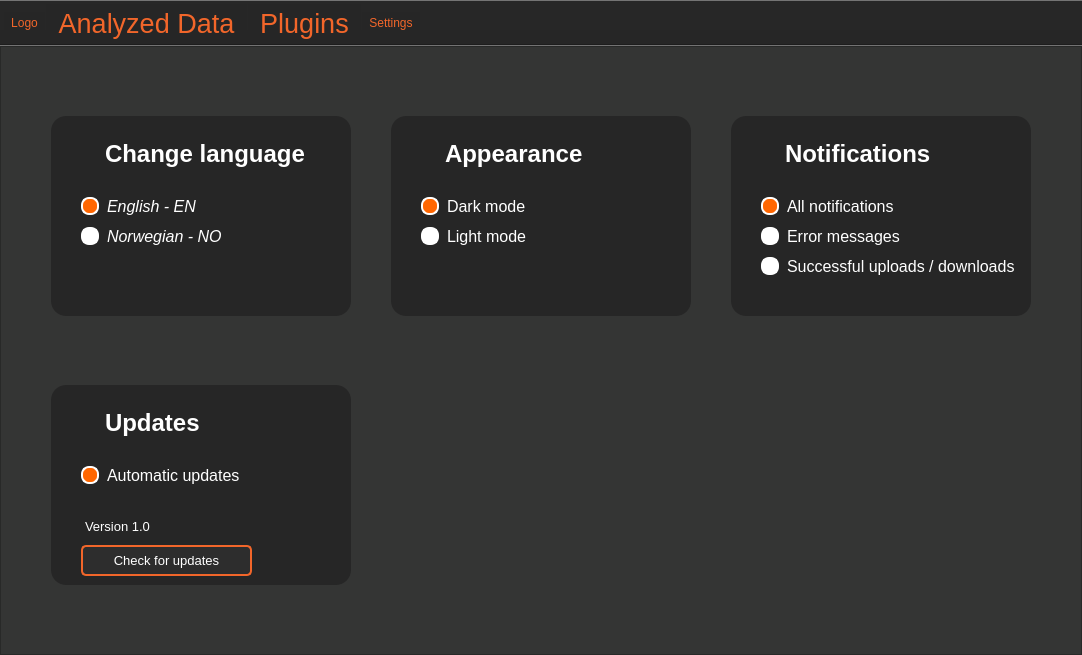
<?xml version="1.0" encoding="UTF-8"?>
<ui version="4.0">
 <class>MainWindow</class>
 <widget class="QMainWindow" name="MainWindow">
  <property name="geometry">
   <rect>
    <x>0</x>
    <y>0</y>
    <width>1082</width>
    <height>655</height>
   </rect>
  </property>
  <property name="windowTitle">
   <string>MainWindow</string>
  </property>
  <widget class="QWidget" name="centralwidget">
   <layout class="QVBoxLayout" name="verticalLayout">
    <property name="spacing">
     <number>0</number>
    </property>
    <property name="leftMargin">
     <number>0</number>
    </property>
    <property name="topMargin">
     <number>0</number>
    </property>
    <property name="rightMargin">
     <number>0</number>
    </property>
    <property name="bottomMargin">
     <number>0</number>
    </property>
    <item>
     <widget class="QFrame" name="frame">
      <property name="layoutDirection">
       <enum>Qt::LeftToRight</enum>
      </property>
      <property name="styleSheet">
       <string notr="true">background-color: rgb(52, 53, 52);</string>
      </property>
      <property name="frameShape">
       <enum>QFrame::StyledPanel</enum>
      </property>
      <property name="frameShadow">
       <enum>QFrame::Raised</enum>
      </property>
      <layout class="QGridLayout" name="gridLayout">
       <property name="leftMargin">
        <number>50</number>
       </property>
       <property name="topMargin">
        <number>60</number>
       </property>
       <property name="rightMargin">
        <number>50</number>
       </property>
       <property name="bottomMargin">
        <number>60</number>
       </property>
       <property name="horizontalSpacing">
        <number>40</number>
       </property>
       <property name="verticalSpacing">
        <number>60</number>
       </property>
       <item row="0" column="2">
        <widget class="QFrame" name="frameNotifications">
         <property name="sizePolicy">
          <sizepolicy hsizetype="Fixed" vsizetype="Fixed">
           <horstretch>0</horstretch>
           <verstretch>0</verstretch>
          </sizepolicy>
         </property>
         <property name="minimumSize">
          <size>
           <width>300</width>
           <height>200</height>
          </size>
         </property>
         <property name="maximumSize">
          <size>
           <width>300</width>
           <height>200</height>
          </size>
         </property>
         <property name="styleSheet">
          <string notr="true">QFrame {
    background-color: #262626;
    border-radius: 15px;
}
</string>
         </property>
         <property name="frameShape">
          <enum>QFrame::StyledPanel</enum>
         </property>
         <property name="frameShadow">
          <enum>QFrame::Raised</enum>
         </property>
         <widget class="QPlainTextEdit" name="plainTextNotifications">
          <property name="geometry">
           <rect>
            <x>50</x>
            <y>20</y>
            <width>161</width>
            <height>41</height>
           </rect>
          </property>
          <property name="font">
           <font>
            <family>Arial</family>
            <pointsize>18</pointsize>
            <weight>75</weight>
            <bold>true</bold>
           </font>
          </property>
          <property name="styleSheet">
           <string notr="true">color: rgb(255, 255, 255);</string>
          </property>
          <property name="verticalScrollBarPolicy">
           <enum>Qt::ScrollBarAlwaysOff</enum>
          </property>
          <property name="horizontalScrollBarPolicy">
           <enum>Qt::ScrollBarAlwaysOff</enum>
          </property>
          <property name="plainText">
           <string>Notifications</string>
          </property>
         </widget>
         <widget class="QLabel" name="labelBell">
          <property name="geometry">
           <rect>
            <x>26</x>
            <y>26</y>
            <width>24</width>
            <height>24</height>
           </rect>
          </property>
          <property name="styleSheet">
           <string notr="true">image: url(:/bell/BellVector.svg);</string>
          </property>
          <property name="text">
           <string/>
          </property>
         </widget>
         <widget class="QRadioButton" name="radioButtonAllNotifications">
          <property name="geometry">
           <rect>
            <x>30</x>
            <y>80</y>
            <width>141</width>
            <height>21</height>
           </rect>
          </property>
          <property name="font">
           <font>
            <family>Arial</family>
            <pointsize>12</pointsize>
            <italic>false</italic>
           </font>
          </property>
          <property name="styleSheet">
           <string notr="true">QRadioButton::indicator {
    width: 14px;
    height: 14px;
    border-radius: 8px;
    border: 2px solid #FFFFFF;
    background-color: #FFFFFF;
}

/* Checked state */
QRadioButton::indicator:checked {
    background-color: #FF6600;
    border: 2px solid #FFFFFF; 
}

/* Hover */
QRadioButton::indicator:hover {
    background-color: #D3D3D3;
}

/* Hover for checked state */
QRadioButton::indicator:checked:hover {
    background-color: #FF6600;
}

/* Radio button text */
QRadioButton {
    spacing: 8px;
    color: #FFFFFF;
	background-color: #262626;
}
</string>
          </property>
          <property name="text">
           <string>All notifications</string>
          </property>
          <property name="iconSize">
           <size>
            <width>20</width>
            <height>20</height>
           </size>
          </property>
          <property name="checked">
           <bool>true</bool>
          </property>
         </widget>
         <widget class="QRadioButton" name="radioButtonErrorMessages">
          <property name="geometry">
           <rect>
            <x>30</x>
            <y>110</y>
            <width>151</width>
            <height>21</height>
           </rect>
          </property>
          <property name="font">
           <font>
            <family>Arial</family>
            <pointsize>12</pointsize>
            <italic>false</italic>
           </font>
          </property>
          <property name="styleSheet">
           <string notr="true">QRadioButton::indicator {
    width: 14px;
    height: 14px;
    border-radius: 8px;
    border: 2px solid #FFFFFF;
    background-color: #FFFFFF;
}

/* Checked state */
QRadioButton::indicator:checked {
    background-color: #FF6600;
    border: 2px solid #FFFFFF; 
}

/* Hover */
QRadioButton::indicator:hover {
    background-color: #D3D3D3;
}

/* Hover for checked state */
QRadioButton::indicator:checked:hover {
    background-color: #FF6600;
}

/* Radio button text */
QRadioButton {
    spacing: 8px;
    color: #FFFFFF;
	background-color: #262626;
}
</string>
          </property>
          <property name="text">
           <string>Error messages</string>
          </property>
          <property name="iconSize">
           <size>
            <width>20</width>
            <height>20</height>
           </size>
          </property>
          <property name="checked">
           <bool>false</bool>
          </property>
         </widget>
         <widget class="QRadioButton" name="radioButtonSucUplDwl">
          <property name="geometry">
           <rect>
            <x>30</x>
            <y>140</y>
            <width>261</width>
            <height>21</height>
           </rect>
          </property>
          <property name="font">
           <font>
            <family>Arial</family>
            <pointsize>12</pointsize>
            <italic>false</italic>
           </font>
          </property>
          <property name="styleSheet">
           <string notr="true">QRadioButton::indicator {
    width: 14px;
    height: 14px;
    border-radius: 8px;
    border: 2px solid #FFFFFF;
    background-color: #FFFFFF;
}

/* Checked state */
QRadioButton::indicator:checked {
    background-color: #FF6600;
    border: 2px solid #FFFFFF; 
}

/* Hover */
QRadioButton::indicator:hover {
    background-color: #D3D3D3;
}

/* Hover for checked state */
QRadioButton::indicator:checked:hover {
    background-color: #FF6600;
}

/* Radio button text */
QRadioButton {
    spacing: 8px;
    color: #FFFFFF;
	background-color: #262626;
}
</string>
          </property>
          <property name="text">
           <string>Successful uploads / downloads</string>
          </property>
          <property name="iconSize">
           <size>
            <width>20</width>
            <height>20</height>
           </size>
          </property>
          <property name="checked">
           <bool>false</bool>
          </property>
         </widget>
        </widget>
       </item>
       <item row="0" column="0">
        <widget class="QFrame" name="frameChangeLanguage">
         <property name="sizePolicy">
          <sizepolicy hsizetype="Fixed" vsizetype="Fixed">
           <horstretch>0</horstretch>
           <verstretch>0</verstretch>
          </sizepolicy>
         </property>
         <property name="minimumSize">
          <size>
           <width>300</width>
           <height>200</height>
          </size>
         </property>
         <property name="maximumSize">
          <size>
           <width>300</width>
           <height>200</height>
          </size>
         </property>
         <property name="layoutDirection">
          <enum>Qt::LeftToRight</enum>
         </property>
         <property name="styleSheet">
          <string notr="true">QFrame {
    background-color: #262626;
    border-radius: 15px;
}
</string>
         </property>
         <property name="frameShape">
          <enum>QFrame::StyledPanel</enum>
         </property>
         <property name="frameShadow">
          <enum>QFrame::Raised</enum>
         </property>
         <widget class="QPlainTextEdit" name="plainTextChangeLanguage">
          <property name="geometry">
           <rect>
            <x>50</x>
            <y>20</y>
            <width>211</width>
            <height>41</height>
           </rect>
          </property>
          <property name="font">
           <font>
            <family>Arial</family>
            <pointsize>18</pointsize>
            <weight>75</weight>
            <bold>true</bold>
           </font>
          </property>
          <property name="styleSheet">
           <string notr="true">color: rgb(255, 255, 255);</string>
          </property>
          <property name="verticalScrollBarPolicy">
           <enum>Qt::ScrollBarAlwaysOff</enum>
          </property>
          <property name="horizontalScrollBarPolicy">
           <enum>Qt::ScrollBarAlwaysOff</enum>
          </property>
          <property name="plainText">
           <string>Change language</string>
          </property>
         </widget>
         <widget class="QLabel" name="labelGlobe">
          <property name="geometry">
           <rect>
            <x>26</x>
            <y>26</y>
            <width>24</width>
            <height>24</height>
           </rect>
          </property>
          <property name="styleSheet">
           <string notr="true">image: url(:/globe/VectorGlobe.png);</string>
          </property>
          <property name="text">
           <string/>
          </property>
         </widget>
         <widget class="QRadioButton" name="radioButtonEnglish">
          <property name="geometry">
           <rect>
            <x>30</x>
            <y>80</y>
            <width>121</width>
            <height>21</height>
           </rect>
          </property>
          <property name="font">
           <font>
            <family>Arial</family>
            <pointsize>12</pointsize>
            <italic>true</italic>
           </font>
          </property>
          <property name="styleSheet">
           <string notr="true">QRadioButton::indicator {
    width: 14px;
    height: 14px;
    border-radius: 8px;
    border: 2px solid #FFFFFF;
    background-color: #FFFFFF;
}

/* Checked state */
QRadioButton::indicator:checked {
    background-color: #FF6600;
    border: 2px solid #FFFFFF; 
}

/* Hover */
QRadioButton::indicator:hover {
    background-color: #D3D3D3;
}

/* Hover for checked state */
QRadioButton::indicator:checked:hover {
    background-color: #FF6600;
}

/* Radio button text */
QRadioButton {
    spacing: 8px;
    color: #FFFFFF;
	background-color: #262626;
}
</string>
          </property>
          <property name="text">
           <string>English - EN</string>
          </property>
          <property name="iconSize">
           <size>
            <width>20</width>
            <height>20</height>
           </size>
          </property>
          <property name="checked">
           <bool>true</bool>
          </property>
         </widget>
         <widget class="QRadioButton" name="radioButtonNorwegian">
          <property name="geometry">
           <rect>
            <x>30</x>
            <y>110</y>
            <width>141</width>
            <height>21</height>
           </rect>
          </property>
          <property name="font">
           <font>
            <family>Arial</family>
            <pointsize>12</pointsize>
            <italic>true</italic>
           </font>
          </property>
          <property name="styleSheet">
           <string notr="true">QRadioButton::indicator {
    width: 14px;
    height: 14px;
    border-radius: 8px;
    border: 2px solid #FFFFFF;
    background-color: #FFFFFF;
}

/* Checked state */
QRadioButton::indicator:checked {
    background-color: #FF6600;
    border: 2px solid #FFFFFF; 
}

/* Hover */
QRadioButton::indicator:hover {
    background-color: #D3D3D3;
}

/* Hover for checked state */
QRadioButton::indicator:checked:hover {
    background-color: #FF6600;
}

/* Radio button text */
QRadioButton {
    spacing: 8px;
    color: #FFFFFF;
	background-color: #262626;
}
</string>
          </property>
          <property name="text">
           <string>Norwegian - NO</string>
          </property>
          <property name="iconSize">
           <size>
            <width>20</width>
            <height>20</height>
           </size>
          </property>
          <property name="checked">
           <bool>false</bool>
          </property>
         </widget>
        </widget>
       </item>
       <item row="1" column="0">
        <widget class="QFrame" name="frameUpdates">
         <property name="sizePolicy">
          <sizepolicy hsizetype="Fixed" vsizetype="Fixed">
           <horstretch>0</horstretch>
           <verstretch>0</verstretch>
          </sizepolicy>
         </property>
         <property name="minimumSize">
          <size>
           <width>300</width>
           <height>200</height>
          </size>
         </property>
         <property name="maximumSize">
          <size>
           <width>300</width>
           <height>200</height>
          </size>
         </property>
         <property name="styleSheet">
          <string notr="true">QFrame {
    background-color: #262626;
    border-radius: 15px;
}
</string>
         </property>
         <property name="frameShape">
          <enum>QFrame::StyledPanel</enum>
         </property>
         <property name="frameShadow">
          <enum>QFrame::Sunken</enum>
         </property>
         <property name="lineWidth">
          <number>1</number>
         </property>
         <widget class="QPlainTextEdit" name="plainTextUpdates">
          <property name="geometry">
           <rect>
            <x>50</x>
            <y>20</y>
            <width>111</width>
            <height>41</height>
           </rect>
          </property>
          <property name="font">
           <font>
            <family>Arial</family>
            <pointsize>18</pointsize>
            <weight>75</weight>
            <bold>true</bold>
           </font>
          </property>
          <property name="styleSheet">
           <string notr="true">color: rgb(255, 255, 255);</string>
          </property>
          <property name="verticalScrollBarPolicy">
           <enum>Qt::ScrollBarAlwaysOff</enum>
          </property>
          <property name="horizontalScrollBarPolicy">
           <enum>Qt::ScrollBarAlwaysOff</enum>
          </property>
          <property name="plainText">
           <string>Updates</string>
          </property>
         </widget>
         <widget class="QLabel" name="labelUpdate">
          <property name="geometry">
           <rect>
            <x>26</x>
            <y>26</y>
            <width>24</width>
            <height>24</height>
           </rect>
          </property>
          <property name="styleSheet">
           <string notr="true">image: url(:/updates/UpdateVector.svg);</string>
          </property>
          <property name="text">
           <string/>
          </property>
         </widget>
         <widget class="QRadioButton" name="radioButtonAutoUpdate">
          <property name="geometry">
           <rect>
            <x>30</x>
            <y>80</y>
            <width>161</width>
            <height>21</height>
           </rect>
          </property>
          <property name="font">
           <font>
            <family>Arial</family>
            <pointsize>12</pointsize>
            <italic>false</italic>
           </font>
          </property>
          <property name="styleSheet">
           <string notr="true">QRadioButton::indicator {
    width: 14px;
    height: 14px;
    border-radius: 8px;
    border: 2px solid #FFFFFF;
    background-color: #FFFFFF;
}

/* Checked state */
QRadioButton::indicator:checked {
    background-color: #FF6600;
    border: 2px solid #FFFFFF; 
}

/* Hover */
QRadioButton::indicator:hover {
    background-color: #D3D3D3;
}

/* Hover for checked state */
QRadioButton::indicator:checked:hover {
    background-color: #FF6600;
}

/* Radio button text */
QRadioButton {
    spacing: 8px;
    color: #FFFFFF;
	background-color: #262626;
}
</string>
          </property>
          <property name="text">
           <string>Automatic updates</string>
          </property>
          <property name="iconSize">
           <size>
            <width>20</width>
            <height>20</height>
           </size>
          </property>
          <property name="checked">
           <bool>true</bool>
          </property>
         </widget>
         <widget class="QPlainTextEdit" name="plainTextEdit_5">
          <property name="geometry">
           <rect>
            <x>30</x>
            <y>130</y>
            <width>81</width>
            <height>21</height>
           </rect>
          </property>
          <property name="font">
           <font>
            <family>Arial</family>
            <pointsize>10</pointsize>
           </font>
          </property>
          <property name="styleSheet">
           <string notr="true">color: rgb(255, 255, 255);</string>
          </property>
          <property name="verticalScrollBarPolicy">
           <enum>Qt::ScrollBarAlwaysOff</enum>
          </property>
          <property name="horizontalScrollBarPolicy">
           <enum>Qt::ScrollBarAlwaysOff</enum>
          </property>
          <property name="plainText">
           <string>Version 1.0</string>
          </property>
         </widget>
         <widget class="QPushButton" name="pushButtonCheckUpdates">
          <property name="geometry">
           <rect>
            <x>30</x>
            <y>160</y>
            <width>171</width>
            <height>31</height>
           </rect>
          </property>
          <property name="font">
           <font>
            <family>Arial</family>
            <pointsize>10</pointsize>
           </font>
          </property>
          <property name="styleSheet">
           <string notr="true">QPushButton {
    color: #FFFFFF;
    background-color: #2D2D2D;
    border: 2px solid #F2662A; 
    border-radius: 5px; 
    padding: 5px 10px; 
}

QPushButton:hover {
    background-color: #3E3E3E;
}

QPushButton:pressed {
    background-color: #1A1A1A;
}

QPushButton:focus {
    outline: none;
}
</string>
          </property>
          <property name="text">
           <string>Check for updates</string>
          </property>
         </widget>
        </widget>
       </item>
       <item row="0" column="1">
        <widget class="QFrame" name="frameAppearance">
         <property name="sizePolicy">
          <sizepolicy hsizetype="Fixed" vsizetype="Fixed">
           <horstretch>0</horstretch>
           <verstretch>0</verstretch>
          </sizepolicy>
         </property>
         <property name="minimumSize">
          <size>
           <width>300</width>
           <height>200</height>
          </size>
         </property>
         <property name="maximumSize">
          <size>
           <width>300</width>
           <height>200</height>
          </size>
         </property>
         <property name="styleSheet">
          <string notr="true">QFrame {
    background-color: #262626;
    border-radius: 15px;
}
</string>
         </property>
         <property name="frameShape">
          <enum>QFrame::StyledPanel</enum>
         </property>
         <property name="frameShadow">
          <enum>QFrame::Raised</enum>
         </property>
         <widget class="QPlainTextEdit" name="plainTextAppearance">
          <property name="geometry">
           <rect>
            <x>50</x>
            <y>20</y>
            <width>181</width>
            <height>41</height>
           </rect>
          </property>
          <property name="font">
           <font>
            <family>Arial</family>
            <pointsize>18</pointsize>
            <weight>75</weight>
            <bold>true</bold>
           </font>
          </property>
          <property name="styleSheet">
           <string notr="true">color: rgb(255, 255, 255);</string>
          </property>
          <property name="verticalScrollBarPolicy">
           <enum>Qt::ScrollBarAlwaysOff</enum>
          </property>
          <property name="horizontalScrollBarPolicy">
           <enum>Qt::ScrollBarAlwaysOff</enum>
          </property>
          <property name="plainText">
           <string>Appearance</string>
          </property>
         </widget>
         <widget class="QLabel" name="labelSun">
          <property name="geometry">
           <rect>
            <x>26</x>
            <y>26</y>
            <width>24</width>
            <height>24</height>
           </rect>
          </property>
          <property name="styleSheet">
           <string notr="true">image: url(:/sun/SunVector.svg);</string>
          </property>
          <property name="text">
           <string/>
          </property>
         </widget>
         <widget class="QRadioButton" name="radioButtonDarkMode">
          <property name="geometry">
           <rect>
            <x>30</x>
            <y>80</y>
            <width>121</width>
            <height>21</height>
           </rect>
          </property>
          <property name="font">
           <font>
            <family>Arial</family>
            <pointsize>12</pointsize>
            <italic>false</italic>
           </font>
          </property>
          <property name="styleSheet">
           <string notr="true">QRadioButton::indicator {
    width: 14px;
    height: 14px;
    border-radius: 8px;
    border: 2px solid #FFFFFF;
    background-color: #FFFFFF;
}

/* Checked state */
QRadioButton::indicator:checked {
    background-color: #FF6600;
    border: 2px solid #FFFFFF; 
}

/* Hover */
QRadioButton::indicator:hover {
    background-color: #D3D3D3;
}

/* Hover for checked state */
QRadioButton::indicator:checked:hover {
    background-color: #FF6600;
}

/* Radio button text */
QRadioButton {
    spacing: 8px;
    color: #FFFFFF;
	background-color: #262626;
}
</string>
          </property>
          <property name="text">
           <string>Dark mode</string>
          </property>
          <property name="iconSize">
           <size>
            <width>20</width>
            <height>20</height>
           </size>
          </property>
          <property name="checked">
           <bool>true</bool>
          </property>
         </widget>
         <widget class="QRadioButton" name="radioButtonLightMode">
          <property name="geometry">
           <rect>
            <x>30</x>
            <y>110</y>
            <width>121</width>
            <height>21</height>
           </rect>
          </property>
          <property name="font">
           <font>
            <family>Arial</family>
            <pointsize>12</pointsize>
            <italic>false</italic>
           </font>
          </property>
          <property name="styleSheet">
           <string notr="true">QRadioButton::indicator {
    width: 14px;
    height: 14px;
    border-radius: 8px;
    border: 2px solid #FFFFFF;
    background-color: #FFFFFF;
}

/* Checked state */
QRadioButton::indicator:checked {
    background-color: #FF6600;
    border: 2px solid #FFFFFF; 
}

/* Hover */
QRadioButton::indicator:hover {
    background-color: #D3D3D3;
}

/* Hover for checked state */
QRadioButton::indicator:checked:hover {
    background-color: #FF6600;
}

/* Radio button text */
QRadioButton {
    spacing: 8px;
    color: #FFFFFF;
	background-color: #262626;
}
</string>
          </property>
          <property name="text">
           <string>Light mode</string>
          </property>
          <property name="iconSize">
           <size>
            <width>20</width>
            <height>20</height>
           </size>
          </property>
          <property name="checked">
           <bool>false</bool>
          </property>
         </widget>
        </widget>
       </item>
      </layout>
     </widget>
    </item>
   </layout>
  </widget>
  <widget class="QToolBar" name="toolBar">
   <property name="sizePolicy">
    <sizepolicy hsizetype="Preferred" vsizetype="Preferred">
     <horstretch>0</horstretch>
     <verstretch>0</verstretch>
    </sizepolicy>
   </property>
   <property name="palette">
    <palette>
     <active>
      <colorrole role="WindowText">
       <brush brushstyle="SolidPattern">
        <color alpha="255">
         <red>242</red>
         <green>102</green>
         <blue>42</blue>
        </color>
       </brush>
      </colorrole>
      <colorrole role="Button">
       <brush brushstyle="SolidPattern">
        <color alpha="255">
         <red>38</red>
         <green>38</green>
         <blue>38</blue>
        </color>
       </brush>
      </colorrole>
      <colorrole role="Text">
       <brush brushstyle="SolidPattern">
        <color alpha="255">
         <red>242</red>
         <green>102</green>
         <blue>42</blue>
        </color>
       </brush>
      </colorrole>
      <colorrole role="ButtonText">
       <brush brushstyle="SolidPattern">
        <color alpha="255">
         <red>242</red>
         <green>102</green>
         <blue>42</blue>
        </color>
       </brush>
      </colorrole>
      <colorrole role="Base">
       <brush brushstyle="SolidPattern">
        <color alpha="255">
         <red>38</red>
         <green>38</green>
         <blue>38</blue>
        </color>
       </brush>
      </colorrole>
      <colorrole role="Window">
       <brush brushstyle="SolidPattern">
        <color alpha="255">
         <red>38</red>
         <green>38</green>
         <blue>38</blue>
        </color>
       </brush>
      </colorrole>
      <colorrole role="PlaceholderText">
       <brush brushstyle="NoBrush">
        <color alpha="128">
         <red>242</red>
         <green>102</green>
         <blue>42</blue>
        </color>
       </brush>
      </colorrole>
     </active>
     <inactive>
      <colorrole role="WindowText">
       <brush brushstyle="SolidPattern">
        <color alpha="255">
         <red>242</red>
         <green>102</green>
         <blue>42</blue>
        </color>
       </brush>
      </colorrole>
      <colorrole role="Button">
       <brush brushstyle="SolidPattern">
        <color alpha="255">
         <red>38</red>
         <green>38</green>
         <blue>38</blue>
        </color>
       </brush>
      </colorrole>
      <colorrole role="Text">
       <brush brushstyle="SolidPattern">
        <color alpha="255">
         <red>242</red>
         <green>102</green>
         <blue>42</blue>
        </color>
       </brush>
      </colorrole>
      <colorrole role="ButtonText">
       <brush brushstyle="SolidPattern">
        <color alpha="255">
         <red>242</red>
         <green>102</green>
         <blue>42</blue>
        </color>
       </brush>
      </colorrole>
      <colorrole role="Base">
       <brush brushstyle="SolidPattern">
        <color alpha="255">
         <red>38</red>
         <green>38</green>
         <blue>38</blue>
        </color>
       </brush>
      </colorrole>
      <colorrole role="Window">
       <brush brushstyle="SolidPattern">
        <color alpha="255">
         <red>38</red>
         <green>38</green>
         <blue>38</blue>
        </color>
       </brush>
      </colorrole>
      <colorrole role="PlaceholderText">
       <brush brushstyle="NoBrush">
        <color alpha="128">
         <red>242</red>
         <green>102</green>
         <blue>42</blue>
        </color>
       </brush>
      </colorrole>
     </inactive>
     <disabled>
      <colorrole role="WindowText">
       <brush brushstyle="SolidPattern">
        <color alpha="255">
         <red>242</red>
         <green>102</green>
         <blue>42</blue>
        </color>
       </brush>
      </colorrole>
      <colorrole role="Button">
       <brush brushstyle="SolidPattern">
        <color alpha="255">
         <red>38</red>
         <green>38</green>
         <blue>38</blue>
        </color>
       </brush>
      </colorrole>
      <colorrole role="Text">
       <brush brushstyle="SolidPattern">
        <color alpha="255">
         <red>242</red>
         <green>102</green>
         <blue>42</blue>
        </color>
       </brush>
      </colorrole>
      <colorrole role="ButtonText">
       <brush brushstyle="SolidPattern">
        <color alpha="255">
         <red>242</red>
         <green>102</green>
         <blue>42</blue>
        </color>
       </brush>
      </colorrole>
      <colorrole role="Base">
       <brush brushstyle="SolidPattern">
        <color alpha="255">
         <red>38</red>
         <green>38</green>
         <blue>38</blue>
        </color>
       </brush>
      </colorrole>
      <colorrole role="Window">
       <brush brushstyle="SolidPattern">
        <color alpha="255">
         <red>38</red>
         <green>38</green>
         <blue>38</blue>
        </color>
       </brush>
      </colorrole>
      <colorrole role="PlaceholderText">
       <brush brushstyle="NoBrush">
        <color alpha="128">
         <red>242</red>
         <green>102</green>
         <blue>42</blue>
        </color>
       </brush>
      </colorrole>
     </disabled>
    </palette>
   </property>
   <property name="acceptDrops">
    <bool>false</bool>
   </property>
   <property name="windowTitle">
    <string>toolBar</string>
   </property>
   <property name="layoutDirection">
    <enum>Qt::LeftToRight</enum>
   </property>
   <property name="styleSheet">
    <string notr="true">background-color: #262626;
color: #F2662A;
text-shadow: 0px 4px 4px rgba(0, 0, 0, 0.25);
font: 75 20pt &quot;Arial&quot;;
font-style: normal;
font-weight: 400;
line-height: normal;</string>
   </property>
   <property name="movable">
    <bool>false</bool>
   </property>
   <property name="iconSize">
    <size>
     <width>120</width>
     <height>60</height>
    </size>
   </property>
   <property name="toolButtonStyle">
    <enum>Qt::ToolButtonIconOnly</enum>
   </property>
   <attribute name="toolBarArea">
    <enum>TopToolBarArea</enum>
   </attribute>
   <attribute name="toolBarBreak">
    <bool>false</bool>
   </attribute>
   <addaction name="actionLogo"/>
   <addaction name="analyzedDataActionButton"/>
   <addaction name="actionPlugins"/>
   <addaction name="actionSettings"/>
  </widget>
  <action name="actionLogo">
   <property name="enabled">
    <bool>true</bool>
   </property>
   <property name="icon">
    <iconset>
     <normaloff>Mnemonic logo.png</normaloff>Mnemonic logo.png</iconset>
   </property>
   <property name="text">
    <string>Logo</string>
   </property>
  </action>
  <action name="analyzedDataActionButton">
   <property name="text">
    <string>Analyzed Data</string>
   </property>
   <property name="font">
    <font>
     <family>Arial</family>
     <pointsize>20</pointsize>
     <weight>75</weight>
     <italic>false</italic>
     <bold>true</bold>
    </font>
   </property>
  </action>
  <action name="actionPlugins">
   <property name="text">
    <string>Plugins</string>
   </property>
   <property name="font">
    <font>
     <family>Arial</family>
     <pointsize>20</pointsize>
     <weight>75</weight>
     <bold>true</bold>
    </font>
   </property>
  </action>
  <action name="actionSettings">
   <property name="icon">
    <iconset>
     <normaloff>Settings.png</normaloff>Settings.png</iconset>
   </property>
   <property name="text">
    <string>Settings</string>
   </property>
  </action>
 </widget>
 <resources>
  <include location="Globe.qrc"/>
  <include location="Updates.qrc"/>
  <include location="Notifications.qrc"/>
  <include location="Appearance.qrc"/>
 </resources>
 <connections/>
</ui>
